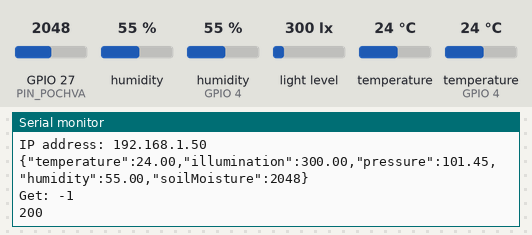
The sketch below on a simulated ESP32. On the bench: the last lines printed to the serial monitor. The inputs (shaded band) are chosen by the test bench; at power-on: humidity (sensor on GPIO 4) 55 %, light level 300 lx, GPIO 27 (PIN_POCHVA) = 2048, temperature (sensor on GPIO 4) 24 °C, humidity 55 %, temperature 24 °C. WiFi joins after 1.5 s; servers stay silent unless stated; uploads are accepted with an empty reply.

Above: at 3.7 s.
3.8 s: humidity (sensor on GPIO 4) set to 22 %
At 8.12 s:
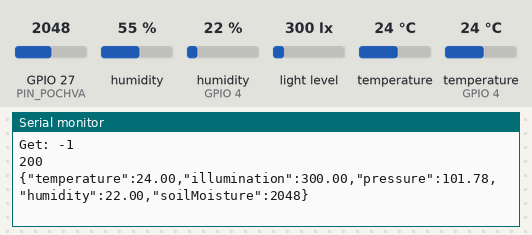
9.9 s: light level set to 40 lx
At 13.75 s:
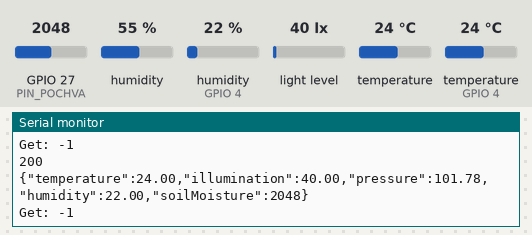
16.0 s: GPIO 27 (PIN_POCHVA) set to 2866
At 19.9 s:
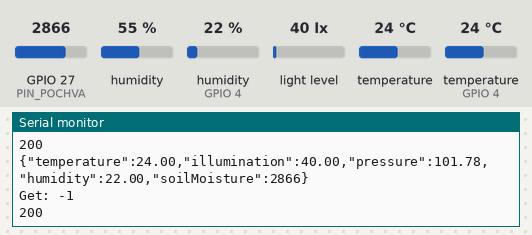
22.1 s: temperature (sensor on GPIO 4) set to 12 °C
At 25.1 s:
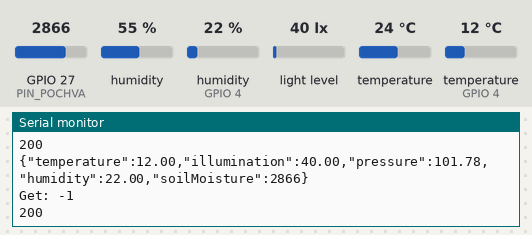
28.2 s: light level set to 500 lx
At 31.5 s:
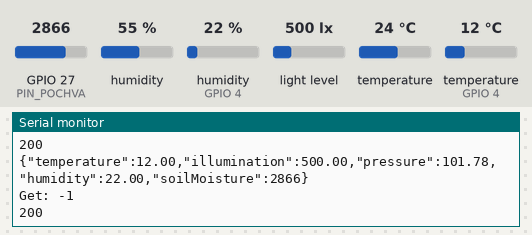
34.3 s: GPIO 27 (PIN_POCHVA) set to 3972
At 36.7 s:
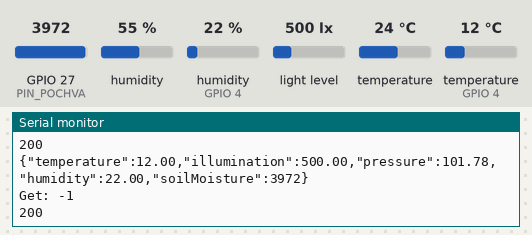
Timing chart, 0 to 38.2 s (numbered marks = the images above; inputs shaded):
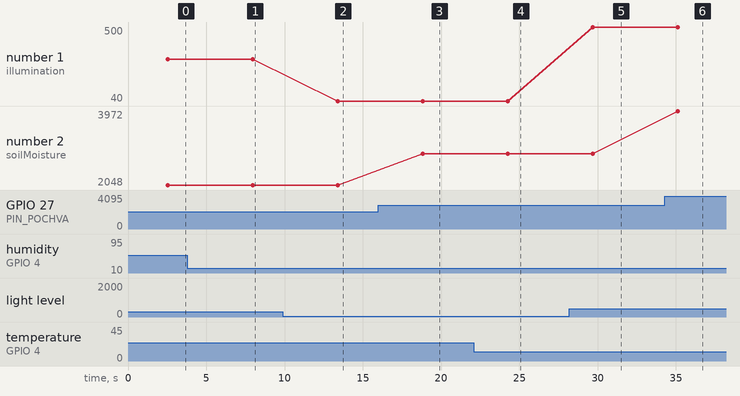

Measured:
- after the input at 3.8 s, the serial monitor: prints a new line after 4.2 s (image 1)
- after the input at 9.9 s, the serial monitor: prints a new line after 3.5 s (image 2)
- after the input at 16.0 s, the serial monitor: prints a new line after 2.8 s (image 3)
- after the input at 22.1 s, the serial monitor: prints a new line after 2.1 s (image 4)
- after the input at 28.2 s, the serial monitor: prints a new line after 1.5 s (image 5)
- after the input at 34.3 s, the serial monitor: prints a new line after 0.80 s (image 6)
- plotted number 1: 300 → 40 after the input at 9.9 s, 40 → 500 after the input at 28.2 s
- plotted number 2: 2048 → 2866 after the input at 16.0 s, 2866 → 3972 after the input at 34.3 s

The sketch:

SHCPCSD.ino
```cpp
#include <WiFi.h>
#include <WiFiClient.h>
#include <HTTPClient.h>
#include <WebServer.h>
//#include <Espressif>
#include <NTPClient.h>
#include <WiFiUdp.h>

#include <Wire.h> //библиотка для работы с шиной I2C
#include <SPI.h>

//датчики влажности и температуры
#include <Adafruit_Sensor.h>
#include <Adafruit_BME280.h>
#include <DHT.h>
#include <DHT_U.h>
#define DHTPIN 4
DHT dht(DHTPIN, DHT11);//22
Adafruit_BME280 bme;

//датчик освещенности
#include <BH1750.h>
BH1750 lightMeter;
TwoWire I2C1 = TwoWire(1);

//датчик давления
#define BMP280_ADDRESS (0x77)
#include <Adafruit_BMP280.h>
Adafruit_BMP280 bmp;

//датчик влажности почвы
#define PIN_POCHVA 27

const char* ssid = "hse";//iPhone (Досбол)
const char* password = "hsepassword";//20022006

//WiFiUDP ntpUDP;
//NTPClient timeClient(ntpUDP);//для времени и даты

String Vivod = "";
//String Vivod = "{\"temperature\":21.1,\"illumination\":24.17,\"pressure\":101.3,\"humidity\":40.01,\"soilMoisture\":25}";


void setup() {
  Serial.begin(115200);
  WiFi.begin(ssid, password);
  // Ждём подключения
  while (WiFi.status() != WL_CONNECTED) {
    delay(500);
    Serial.print(".");
  }
  // Выводим значение переменной в монитор последовательного порта
  Serial.println("");
  Serial.println("WiFi connected");
  Serial.print("IP address: ");
  Serial.println(WiFi.localIP());//10.255.197.95 //10.255.196.215

  //timeClient.begin();
  //timeClient.setTimeOffset(10800);//GMT +3 = 10800; московское время

  //освещённость
  pinMode(21, INPUT);//SDA
  pinMode(22, INPUT);//SCL
  Wire.begin();
  lightMeter.begin();

  // влажность воздуха и температура
  pinMode(33, INPUT);
  pinMode(32, INPUT);
  dht.begin();
  bme.begin(0x76);
  bme.setSampling();

  //давление
  bmp.begin(0x77);
  bmp.setSampling();
  pinMode(26, INPUT);//потен

  delay(1000);
}

void mytemp() { //температура в градусах Цельсия(*C)
  float t = dht.readTemperature();
  float t2 = bme.readTemperature();
  Vivod += "{\"temperature\":";
  Vivod += t;
}
void myillum() { //освещённость в люксах (lx)
  float osv = lightMeter.readLightLevel();
  Vivod += ",\"illumination\":";
  Vivod += osv;

}
void mypress() { //давление в гексапаскалях (hPa)
  float davlen = dht.readHumidity();
  davlen = (102.0 - davlen / 100.0);
  Vivod += ",\"pressure\":";
  Vivod += davlen;
}
void myhum() { //влажность воздуха в процентах
  float h = dht.readHumidity();
  float h2 = bme.readHumidity();
  //Serial.print("Влажность воздуха: ");
  //Serial.println(h);
  //Serial.println(" %");
  Vivod += ",\"humidity\":";
  Vivod += h;
}
void mysoil() { //влажность почвы
  int pochva = analogRead(PIN_POCHVA);
  //Serial.print("Влажность почвы: ");
  //Serial.println(pochva);
  Vivod += ",\"soilMoisture\":";
  Vivod += pochva;
  Vivod += "}";
}

void loop() {
  Vivod = "";
  mytemp();
  myillum();
  mypress();
  myhum();
  mysoil();
  Serial.println(Vivod);
  /*
  while(!timeClient.update()) {
    timeClient.forceUpdate();
  }
  String DateTime = timeClient.getFormattedDate();
  Serial.println(DateTime);
  */

  HTTPClient http;    //Объявить объект класса HttpClient
  WiFiClient client;
  http.begin(client, "http://84.201.142.1:8080/sensors/update");//Укажите адрес запроса

  int httpGet = http.GET();
  Serial.print("Get: ");
  Serial.println(httpGet);
  if (httpGet > 0) { //Проверьте код возврата
    String payload1 = http.getString();   //Получите полезную нагрузку для ответа на запрос
    Serial.println(payload1);
  }

  //http.addHeader("Content-Type", "application/json");//application/json    //"/update"
  int httpPost = http.POST(Vivod);
  //, \"DateTime\"":\"2018-05-28T16:00:13Z\"

  Serial.println(httpPost);
  String payload2 = http.getString();
  Serial.println(payload2);

  http.end();  //Закрыть соединение
  delay(5000);  //Ждем 5 сек.
}
```
